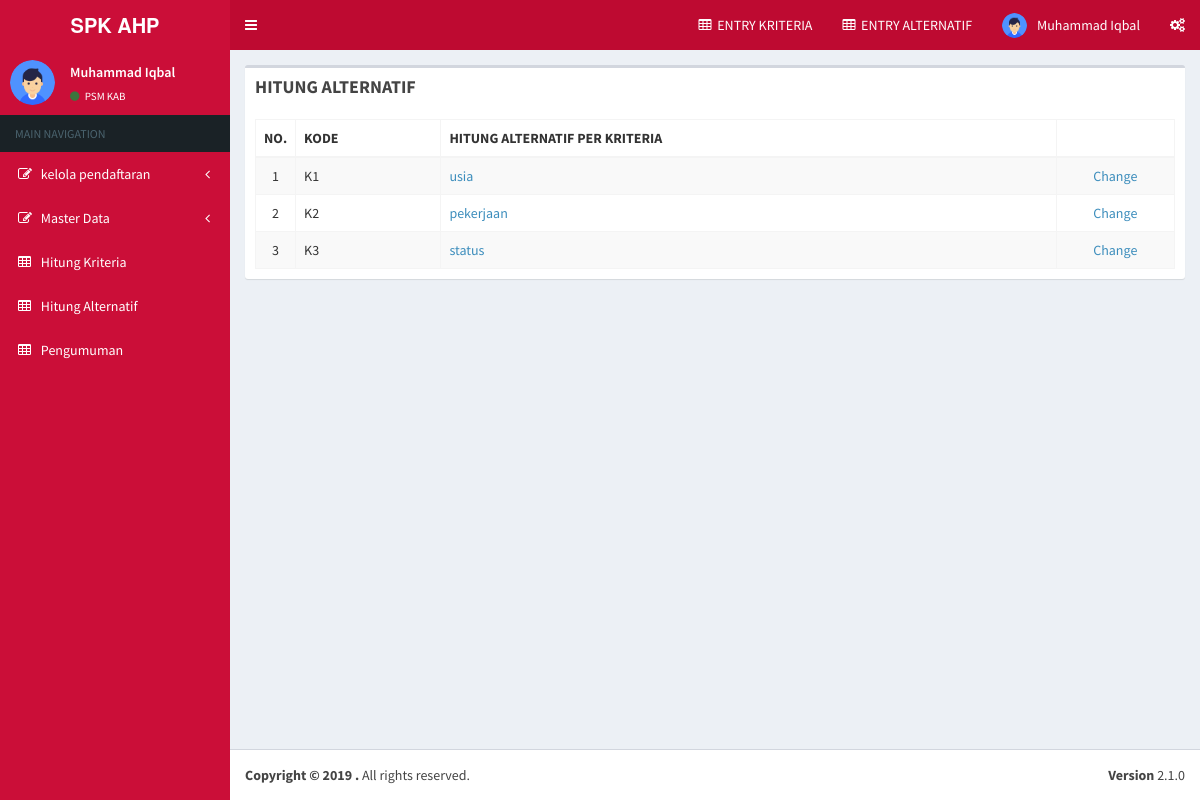
Before: /dashboard.php?page=hitung_alternatif (signed in) with the older database file.
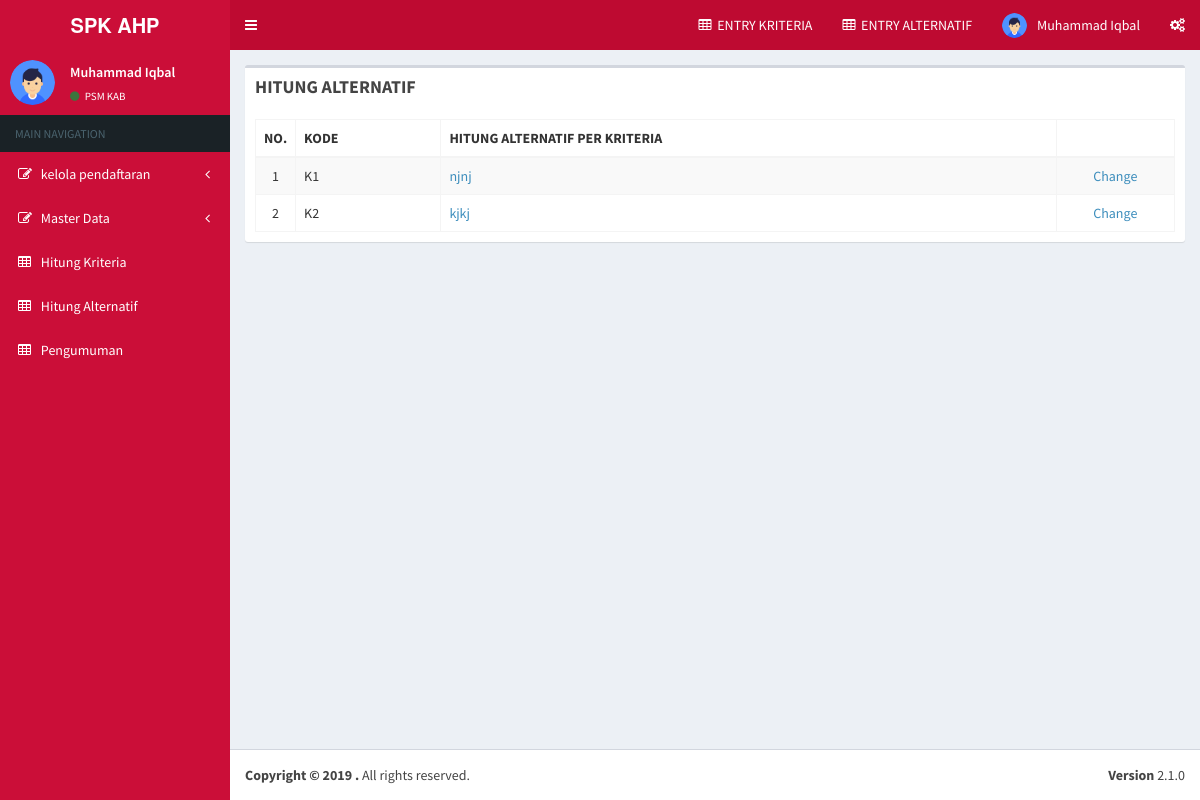
After: the same page with the newer database file.
### tables this page shows
CREATE TABLE IF NOT EXISTS `tb_kriteria` (
`id_kriteria` int(11) NOT NULL,
  `kode_kriteria` varchar(2) NOT NULL,
  `nama_kriteria` varchar(32) NOT NULL,
  `nilai_kriteria` double NOT NULL DEFAULT '0'
);

### hitung_alternatif.php (the view, shortened to what this page needs)
<?php
$query_rs_kriteria = "SELECT * FROM tb_kriteria ORDER BY kode_kriteria ASC";
$rs_kriteria = mysql_query($query_rs_kriteria, $koneksi) or die(mysql_error());
$row_rs_kriteria = mysql_fetch_assoc($rs_kriteria);
?>
<div class="col-md-12">
</div>
<table width="100%" class="table table-striped table-bordered table-hover">
  <thead>
    <tr>
      <th width="3%" align="center" valign="middle">NO.</th>
      <th width="16%" align="center" valign="middle">KODE</th>
      <th width="68%" align="center" valign="middle">HITUNG ALTERNATIF PER KRITERIA</th>
      <th width="13%" align="center" valign="middle">&nbsp;</th>
    </tr>
  </thead>
  <?php $no = 1; do { ?>
  <tr>
    <td align="center"><?php echo $no++; ?></td>
    <td><?php echo $row_rs_kriteria['kode_kriteria']; ?></td>
    <td><a href="?page=alternatif&amp;kode=<?php echo $row_rs_kriteria['kode_kriteria']; ?>"><?php echo $row_rs_kriteria['nama_kriteria']; ?></a></td>
    <td align="center"><a href="?page=update/kriteria&amp;id_kriteria=<?php echo $row_rs_kriteria['id_kriteria']; ?>">Change</a></td>
  </tr>
  <?php } while ($row_rs_kriteria = mysql_fetch_assoc($rs_kriteria)); ?>
</table>
</body>
</html>

Changed rows visible on the page:
removed tb_kriteria: kode_kriteria "K3", nama_kriteria "status"
changed tb_kriteria: nama_kriteria "usia" → "njnj"
changed tb_kriteria: nama_kriteria "pekerjaan" → "kjkj"
